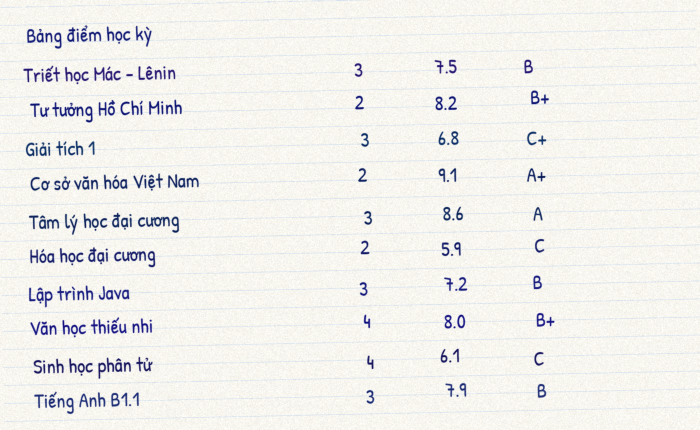
#> input picture tests/synthetic_handwriting.png, 1400 x 860 px (shown at 1/2 size)
$ python -i prepare.py   (imports and definitions only)
#> lines starting #> are read from the running program, lines starting #| are printed output that depends on the picture; after the words box and inside, x2 and y2 are one past the last pixel; in counts of white or black regions, pixels touching at a corner belong together
# -*- coding: utf-8 -*-
"""Chuẩn bị ảnh điện thoại trước OCR: EXIF, HEIC, nghiêng, phối cảnh, tương phản.

Ảnh được thu nhỏ trước các bước nặng để RAM không vượt gói Render 512 MB.
"""
from __future__ import annotations

import os
import tempfile

import cv2
import numpy as np
from PIL import Image, ImageOps

PHONE_MAX_SIDE = int(os.environ.get("PHONE_MAX_SIDE", "1400"))
_HEIC_MESSAGE = (
    "Ảnh HEIC/HEIF chưa đọc được. Trên iPhone hãy gửi dạng JPEG: "
    "mở ảnh → Chia sẻ → Lưu thành JPEG, hoặc tắt Định dạng hiệu quả cao trong Cài đặt → Máy ảnh."
)


class PhotoPrepareError(Exception):
    pass


def _is_heic(path: str) -> bool:
    try:
        with open(path, "rb") as handle:
            blob = handle.read(64)
    except OSError:
        return False
    return any(tag in blob for tag in (b"ftypheic", b"ftypheix", b"ftypheif", b"ftypmif1", b"ftypmsf1"))


def _open_pil(path: str, max_side: int = 1600) -> Image.Image:
    """Đọc ảnh, xoay theo EXIF, thu nhỏ ngay để không giữ bitmap lớn trên RAM."""
    if _is_heic(path):
        try:
            import pillow_heif
            pillow_heif.register_heif_opener()
        except ImportError as exc:
            raise PhotoPrepareError(_HEIC_MESSAGE) from exc
    try:
        image = Image.open(path)
        try:
            image.draft("RGB", (max_side, max_side))
        except Exception:
            pass
        image = ImageOps.exif_transpose(image)
        image.thumbnail((max_side, max_side), Image.Resampling.LANCZOS)
        return image.convert("RGB")
    except PhotoPrepareError:
        raise
    except Exception as exc:
        if _is_heic(path):
            raise PhotoPrepareError(_HEIC_MESSAGE) from exc
        raise PhotoPrepareError("Không đọc được file ảnh. Hãy gửi JPG hoặc PNG.") from exc


def _to_bgr(image: Image.Image) -> np.ndarray:
    return cv2.cvtColor(np.asarray(image), cv2.COLOR_RGB2BGR)


def _fit_side(bgr: np.ndarray, min_side: int, max_side: int) -> np.ndarray:
    """Đưa cạnh dài vào khoảng đọc được, không phóng quá 4 lần."""
    height, width = bgr.shape[:2]
    long_side = max(height, width)
    if long_side < min_side:
        scale = min(4.0, min_side / float(long_side))
        bgr = cv2.resize(bgr, (max(1, int(width * scale)), max(1, int(height * scale))), interpolation=cv2.INTER_CUBIC)
    return _downscale(bgr, max_side)


def _downscale(bgr: np.ndarray, max_side: int) -> np.ndarray:
    height, width = bgr.shape[:2]
    long_side = max(height, width)
    if long_side <= max_side:
        return bgr
    scale = max_side / float(long_side)
    return cv2.resize(bgr, (max(1, int(width * scale)), max(1, int(height * scale))), interpolation=cv2.INTER_AREA)


def _order_quad(pts: np.ndarray) -> np.ndarray:
    pts = pts.reshape(4, 2).astype(np.float32)
    s = pts.sum(axis=1)
    d = np.diff(pts, axis=1).reshape(-1)
    return np.array([pts[np.argmin(s)], pts[np.argmin(d)], pts[np.argmax(s)], pts[np.argmax(d)]], dtype=np.float32)


def _perspective(bgr: np.ndarray) -> np.ndarray:
    """Gỡ phối cảnh nếu thấy một tứ giác lớn (màn hình hoặc tờ giấy), không phải cả khung ảnh."""
    gray = cv2.cvtColor(bgr, cv2.COLOR_BGR2GRAY)
    blur = cv2.GaussianBlur(gray, (5, 5), 0)
    edges = cv2.Canny(blur, 40, 140)
    edges = cv2.dilate(edges, np.ones((3, 3), np.uint8), iterations=1)
    contours, _ = cv2.findContours(edges, cv2.RETR_LIST, cv2.CHAIN_APPROX_SIMPLE)
    height, width = gray.shape
    image_area = float(height * width)
    best = None
    best_area = 0.0
    for contour in contours:
        area = cv2.contourArea(contour)
        if area < 0.18 * image_area or area > 0.92 * image_area:
            continue
        peri = cv2.arcLength(contour, True)
        approx = cv2.approxPolyDP(contour, 0.02 * peri, True)
        if len(approx) == 4 and area > best_area:
            best, best_area = approx, area
    if best is None:
        return bgr
    quad = _order_quad(best)
    width_a = np.linalg.norm(quad[2] - quad[3])
    width_b = np.linalg.norm(quad[1] - quad[0])
    height_a = np.linalg.norm(quad[1] - quad[2])
    height_b = np.linalg.norm(quad[0] - quad[3])
    out_w = int(max(width_a, width_b))
    out_h = int(max(height_a, height_b))
    if out_w < 200 or out_h < 80:
        return bgr
    dest = np.array([[0, 0], [out_w - 1, 0], [out_w - 1, out_h - 1], [0, out_h - 1]], dtype=np.float32)
    matrix = cv2.getPerspectiveTransform(quad, dest)
    return cv2.warpPerspective(bgr, matrix, (out_w, out_h), flags=cv2.INTER_CUBIC, borderMode=cv2.BORDER_REPLICATE)


def _deskew(bgr: np.ndarray) -> np.ndarray:
    gray = cv2.cvtColor(bgr, cv2.COLOR_BGR2GRAY)
    thr = cv2.threshold(gray, 0, 255, cv2.THRESH_BINARY_INV | cv2.THRESH_OTSU)[1]
    coords = np.column_stack(np.where(thr > 0))
    if len(coords) < 200:
        return bgr
    angle = cv2.minAreaRect(coords)[-1]
    if angle < -45:
        angle = 90 + angle
    elif angle > 45:
        angle = angle - 90
    if abs(angle) < 0.4 or abs(angle) > 15:
        return bgr
    height, width = bgr.shape[:2]
    matrix = cv2.getRotationMatrix2D((width / 2, height / 2), angle, 1.0)
    return cv2.warpAffine(bgr, matrix, (width, height), flags=cv2.INTER_CUBIC, borderMode=cv2.BORDER_REPLICATE)


def _crop_content(bgr: np.ndarray) -> np.ndarray:
    """Cắt vào khối chữ (bảng điểm), bỏ thanh trạng thái và khoảng trống của ảnh dọc."""
    gray = cv2.cvtColor(bgr, cv2.COLOR_BGR2GRAY)
    blur = cv2.GaussianBlur(gray, (3, 3), 0)
    edges = cv2.Canny(blur, 40, 120)
    kernel = cv2.getStructuringElement(cv2.MORPH_RECT, (31, 9))
    closed = cv2.morphologyEx(edges, cv2.MORPH_CLOSE, kernel)
    contours, _ = cv2.findContours(closed, cv2.RETR_EXTERNAL, cv2.CHAIN_APPROX_SIMPLE)
    height, width = gray.shape
    image_area = float(height * width)
    best = None
    best_area = 0
    for contour in contours:
        x, y, cw, ch = cv2.boundingRect(contour)
        area = cw * ch
        if ch < 50 or cw < 80:
            continue
        if area > best_area:
            best, best_area = (x, y, cw, ch), area
    if best is None or best_area > 0.82 * image_area or best_area < 0.04 * image_area:
        return bgr
    x, y, cw, ch = best
    pad = 8
    x0, y0 = max(0, x - pad), max(0, y - pad)
    x1, y1 = min(width, x + cw + pad), min(height, y + ch + pad)
    crop = bgr[y0:y1, x0:x1]
    if crop.shape[0] < 40 or crop.shape[1] < 80:
        return bgr
    return crop


def _contrast(bgr: np.ndarray) -> np.ndarray:
    smooth = cv2.bilateralFilter(bgr, 7, 45, 45)
    blur = cv2.GaussianBlur(smooth, (0, 0), 0.8)
    smooth = cv2.addWeighted(smooth, 1.35, blur, -0.35, 0)
    lab = cv2.cvtColor(smooth, cv2.COLOR_BGR2LAB)
    lightness, a, b = cv2.split(lab)
    clahe = cv2.createCLAHE(clipLimit=2.0, tileGridSize=(8, 8))
    lightness = clahe.apply(lightness)
    return cv2.cvtColor(cv2.merge((lightness, a, b)), cv2.COLOR_LAB2BGR)


def looks_like_phone_capture(path: str) -> bool:
    """Ảnh máy ảnh hoặc file rất lớn: dùng pipeline điện thoại kể cả khi người dùng chọn Portal."""
    try:
        with Image.open(path) as image:
            exif = image.getexif() or {}
            if exif.get(271) or exif.get(272):
                return True
            width, height = image.size
    except Exception:
        return _is_heic(path)
    return max(width, height) >= 2200 or _is_heic(path)


def prepare_phone_image(path: str) -> str:
    """Trả về file JPEG tạm đã nắn, thu nhỏ. Người gọi xóa file này."""
    bgr = _to_bgr(_open_pil(path, 1600))
#> in _open_pil, image is the input picture: PIL image 1400x860 RGB; mean R, G, B 240.1, 239.5, 236
    bgr = _perspective(bgr)
#> in _perspective, `edges = cv2.Canny(blur, 40, 140)`:
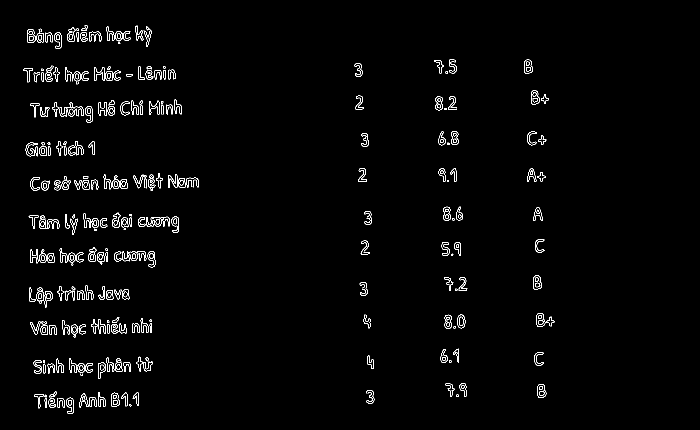
#> edges: shape (860, 1400) (shown at 1/2 size); 1.7% white in thin lines or dots, all inside (x1, y1, x2, y2) = (46, 50, 1109, 828)
#> in _perspective, `edges = cv2.dilate(edges, np.ones((3, 3), np.uint8), iterations=1)`:
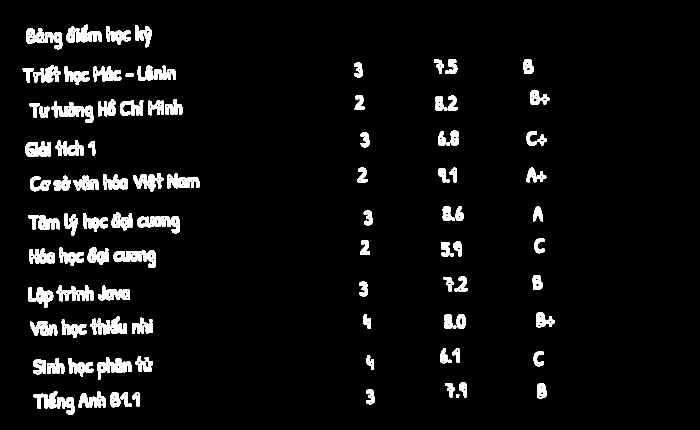
#> edges: shape (860, 1400) (shown at 1/2 size); 5.2% white; 132 white regions
#> in _perspective, `contours, _ = cv2.findContours(edges, cv2.RETR_LIST, cv2.CHAIN_APPROX_..`: contours = 1004 contours, 725 with area under 20; largest, box (x1, y1, x2, y2) and area: (227, 501, 312, 536) 1576, (275, 432, 341, 455) 1122, (335, 347, 399, 377) 1116, (195, 714, 246, 759) 1102, (103, 203, 168, 235) 1102
#> the loop in _perspective, `for contour in contours:` made 1004 passes
#> area on passes 13, 19, 20: 32.5, 29.5, 26
#> after the loop in _perspective, `for contour in contours:`: best_area = 0
    bgr = _deskew(bgr)
#> in _deskew, `thr = cv2.threshold(gray, 0, 255, cv2.THRESH_BINARY_INV | cv2.THRESH_O..`:
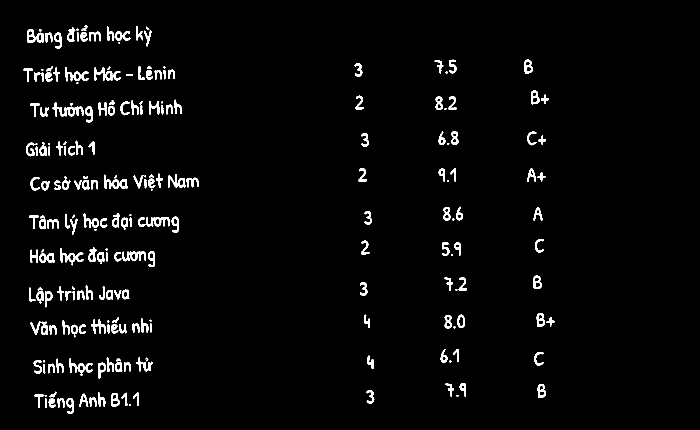
#> thr: shape (860, 1400) (shown at 1/2 size); 2.9% white; 247 white regions (33 under 20 px), largest, box (x1, y1, x2, y2) and area: (104, 204, 167, 233) 658, (292, 434, 340, 454) 504, (244, 503, 292, 523) 497
#> in _deskew, `coords = np.column_stack(np.where(thr > 0))`: coords = 34352 pairs, first value 51 to 827, second value 47 to 1108
#> in _deskew, `angle = cv2.minAreaRect(coords)[-1]`: angle = -88.58
#> in _deskew, `angle = 90 + angle`: angle = 1.42
#> in _deskew, `matrix = cv2.getRotationMatrix2D((width / 2, height / 2), angle, 1.0)`: matrix = [[1, 0.0247, -10.41], [-0.0247, 1, 17.43]]
    bgr = _crop_content(bgr)
#> in _crop_content, `edges = cv2.Canny(blur, 40, 120)`:
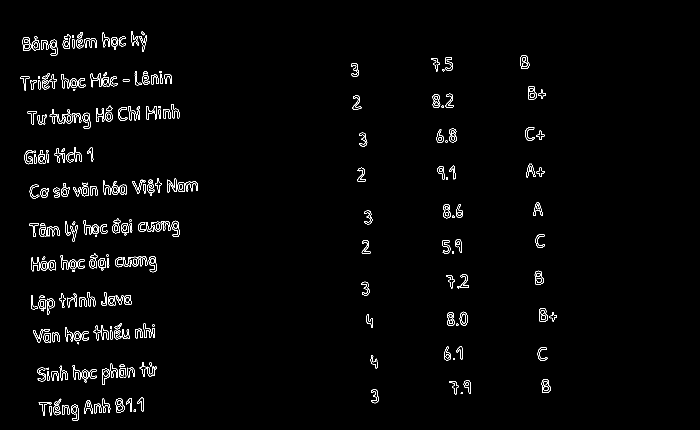
#> edges: shape (860, 1400) (shown at 1/2 size); 1.7% white in thin lines or dots, all inside (x1, y1, x2, y2) = (40, 62, 1114, 842)
#> in _crop_content, `closed = cv2.morphologyEx(edges, cv2.MORPH_CLOSE, kernel)`:
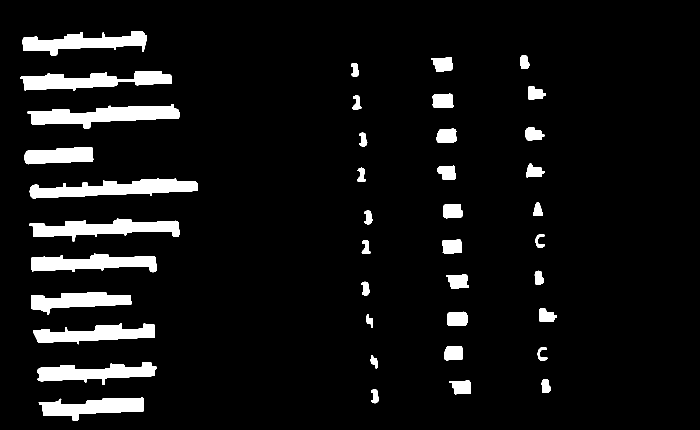
#> closed: shape (860, 1400) (shown at 1/2 size); 7% white; 41 white regions
#> in _crop_content, `contours, _ = cv2.findContours(closed, cv2.RETR_EXTERNAL, cv2.CHAIN_AP..`: contours = 41 contours; largest, box (x1, y1, x2, y2) and area: (55, 208, 359, 258) 7529, (59, 356, 396, 397) 7314, (58, 437, 359, 483) 6575, (40, 142, 344, 182) 6327, (45, 62, 294, 112) 5708
#> the loop in _crop_content, `for contour in contours:` made 41 passes
#> (x, y, cw, ch, area, best_area) on pass 33: (55, 208, 304, 50, 15200, 15200)
#> (x, y, cw, ch, area) on passes 1 to 6: (77, 795, 210, 47, 9870), (742, 779, 16, 28, 448), (899, 760, 43, 29, 1247), (1083, 758, 18, 28, 504), (75, 724, 238, 46, 10948), (741, 710, 14, 27, 378)
#> after the loop in _crop_content, `for contour in contours:`: best_area = 15200
    bgr = _fit_side(bgr, 1200, PHONE_MAX_SIDE)
    bgr = _contrast(bgr)
#> in _contrast, `smooth = cv2.bilateralFilter(bgr, 7, 45, 45)`:
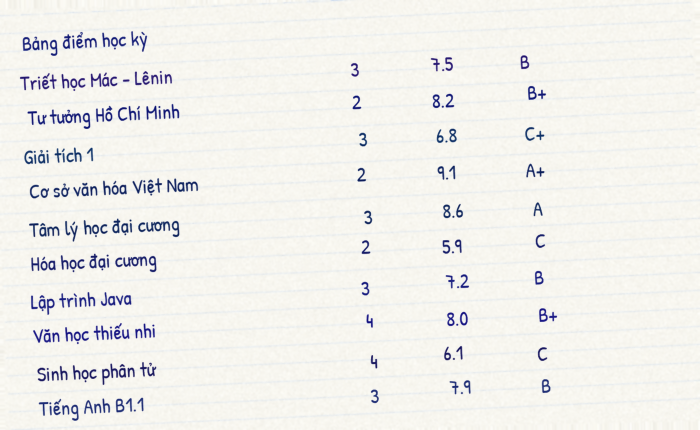
#> smooth: shape (860, 1400, 3) (shown at 1/2 size); mean B, G, R 236, 239.6, 240.3
#> in _contrast, `lab = cv2.cvtColor(smooth, cv2.COLOR_BGR2LAB)`: lab: shape (860, 1400, 3); mean of channels 0, 1, 2 241, 127.8, 129.6
#> in _contrast, `lightness, a, b = cv2.split(lab)`:
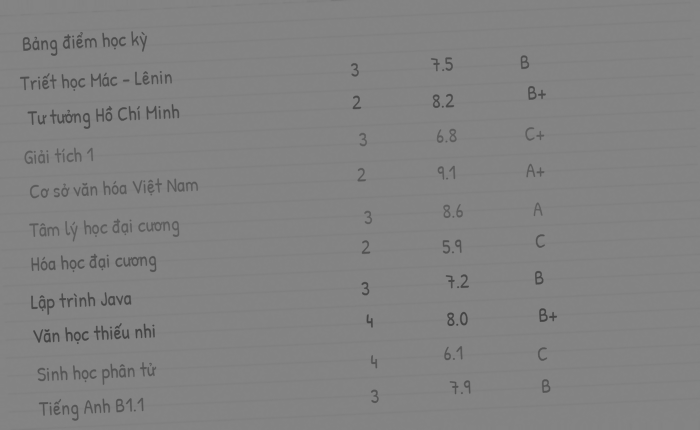
#> b: shape (860, 1400) (shown at 1/2 size); min 66, max 134, mean 129.6
    handle = tempfile.NamedTemporaryFile(suffix=".jpg", delete=False)
    handle.close()
    cv2.imwrite(handle.name, bgr, [int(cv2.IMWRITE_JPEG_QUALITY), 88])
    return handle.name


def prepare_exif_image(path: str) -> str | None:
    """Xoay theo EXIF rồi ghi JPEG tạm. None nếu không cần (PNG thẳng, không HEIC)."""
    if not _is_heic(path):
        try:
            with Image.open(path) as image:
                exif = image.getexif()
                orientation = exif.get(274) if exif else None
                if orientation in (None, 1):
                    return None
        except Exception:
            return None
    return prepare_phone_image(path)

>>> result = prepare_phone_image('../tests/synthetic_handwriting.png')
